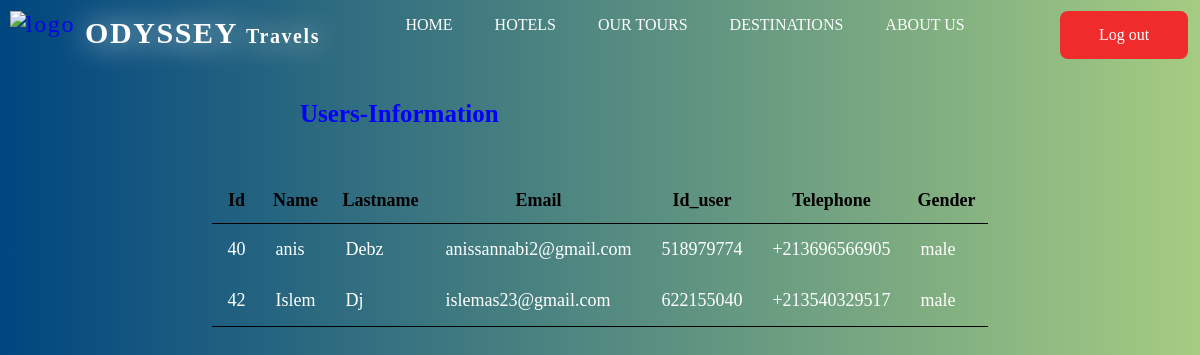
The page /Public/Html/admin.php on the database its author committed.
### tables this page shows
CREATE TABLE `users` (
  `id` int(11) NOT NULL,
  `name` varchar(20) NOT NULL,
  `lastname` varchar(20) NOT NULL,
  `email` varchar(30) NOT NULL,
  `tele` varchar(13) NOT NULL,
  `gender` varchar(7) NOT NULL,
  `birthday` varchar(11) NOT NULL,
  `id_user` int(9) NOT NULL,
  `password` varchar(255) NOT NULL,
  `checkk` tinyint(2) NOT NULL DEFAULT 0,
  `code_verif` varchar(255) NOT NULL,
  `time` varchar(70) NOT NULL,
  `profile_picture` text NOT NULL
);

### Public/Html/admin.php (the view, shortened to what this page needs)
<?php
require_once "../../core/autoload.php";
?>
<!DOCTYPE html>
<html lang="en">
<head>
    <link rel="stylesheet" href="NavBar/nav.css">
</head>
<body>
<nav class="navbar">
        <div class="brand-title">
            <div><a href="home.html"><img class="logo" src="image/Logo.png" alt="logo"></a></div>
            <h1>ODYSSEY <span class="travels">Travels</span></h1></div>
            <a href="#" class="toggle_button">
            </a>
        <div class="navbar_links">
            <ul>
                <li><a href="home.php">HOME</a></li>
                <li><a href="hotels.php">HOTELS</a></li>
                <li><a href="ourtours.php">OUR TOURS</a></li>
                <li><a href="destinations.php">DESTINATIONS</a></li>
                <li><a href="aboutus.php">ABOUT US</a></li>
            </ul>
        </div>
        <div class="navbuttons" style="margin-bottom: 3em;">
            <a href="register.php" ><button class="logout">Log out</button></a>
            </div>
    </nav>
<div class="row my-5">
                    <h3 class="fs-4 mb-3">Users-Information</h3>
                    <div class="col">
                        <table class="table bg-white rounded shadow-sm  table-hover">
                            <thead>
                                <tr>
                                    <th>Id</th>
                                    <th>Name</th>
                                    <th>Lastname</th>
                                    <th>Email</th>
                                    <th>Id_user</th>
                                    <th>Telephone</th>
                                    <th>Gender</th>
                                </tr>
                            </thead>
                            <tbody>
                                <?php
                                $res = mysqli_query($conn, "SELECT * FROM `users`");
                                while ($data=mysqli_fetch_assoc($res))
                                {
                                    echo '<tr>';
                                    echo '<td>'.$data['id'].'</td>';
                                    echo '<td>'.$data['name'].'</td>';
                                    echo '<td>'.$data['lastname'].'</td>';
                                    echo '<td>'.$data['email'].'</td>';
                                    echo '<td>'.$data['id_user'].'</td>';
                                    echo '<td>'.$data['tele'].'</td>';
                                    echo '<td>'.$data['gender'].'</td>';
                                    echo '</tr>';
                                }
                                ?>
                            </tbody>
                        </table>
                    </div>
                </div>
</body>
</html>

### Public/Html/NavBar/nav.css (style rules this page uses)
* { margin: 0; padding: 0; box-sizing: border-box; list-style: none; text-decoration: none; font-family: myFont; scroll-behavior: smooth; }
body { width: 100vw; height: 100vh; }
.navbar { display: flex; justify-content: space-between; align-items: center; }
.brand-title { font-size: 1.5rem; letter-spacing: 0.1rem; display: flex; }
.brand-title h1 { margin-top: 15px; margin-left: 10px; font-size: 30px; background-color: white; -webkit-background-clip: text; -webkit-text-fill-color: transparent; text-shadow: 1px 1px 30px #ffffff; }
.travels { font-size: 20px; }
.logo { width: 50px; margin-top: 10px; margin-left:10px; }
.navbar_links { display: flex; }
.navbuttons { margin-right: 140px; }
.navbar_links ul { margin: 0; padding: 0; display: flex; }
.navbar_links li a { color: white; padding: 1rem; display: block; margin-right: 10px; }
.toggle_button { position: absolute; top: 1.3rem; right: 1rem; flex-direction: column; justify-content: space-between; width: 30px; height: 21px; }
.logout { text-decoration: none; position: absolute; margin-top: 10px; border: none; font-size: medium; font-family: inherit; color: #fff; width: 8em; cursor: pointer; height: 3em; line-height: 2em; text-align: center; background-color: rgb(240, 43, 43); background-size: 300%; border-radius: 0.5em; z-index: 1; transition: 0.6s; }

### Public/Html/admin.php (style rules this page uses)
table { border-collapse: collapse; width: 50%; margin:0 auto; margin-top:50px; border-radius: 6px; border-bottom: 1px solid; }
h3 { color: blue; width: 50%; margin:0 auto; margin-top:50px; font-size: 25px; }
th { color: black; font-size: 18px; padding: 12px; border-bottom: 1px solid; }
td { color: #ffffff; font-size: 18px; padding: 15px; }
body { background: linear-gradient(to left, #A5CC82, #00467F); }

### rows shown on the page
users: id "40", name "anis", lastname "Debz", email "anissannabi2@gmail.com", id_user "518979774", tele "+213696566905", gender "male"
users: id "42", name "Islem", lastname "Dj", email "islemas23@gmail.com", id_user "622155040", tele "+213540329517", gender "male"
